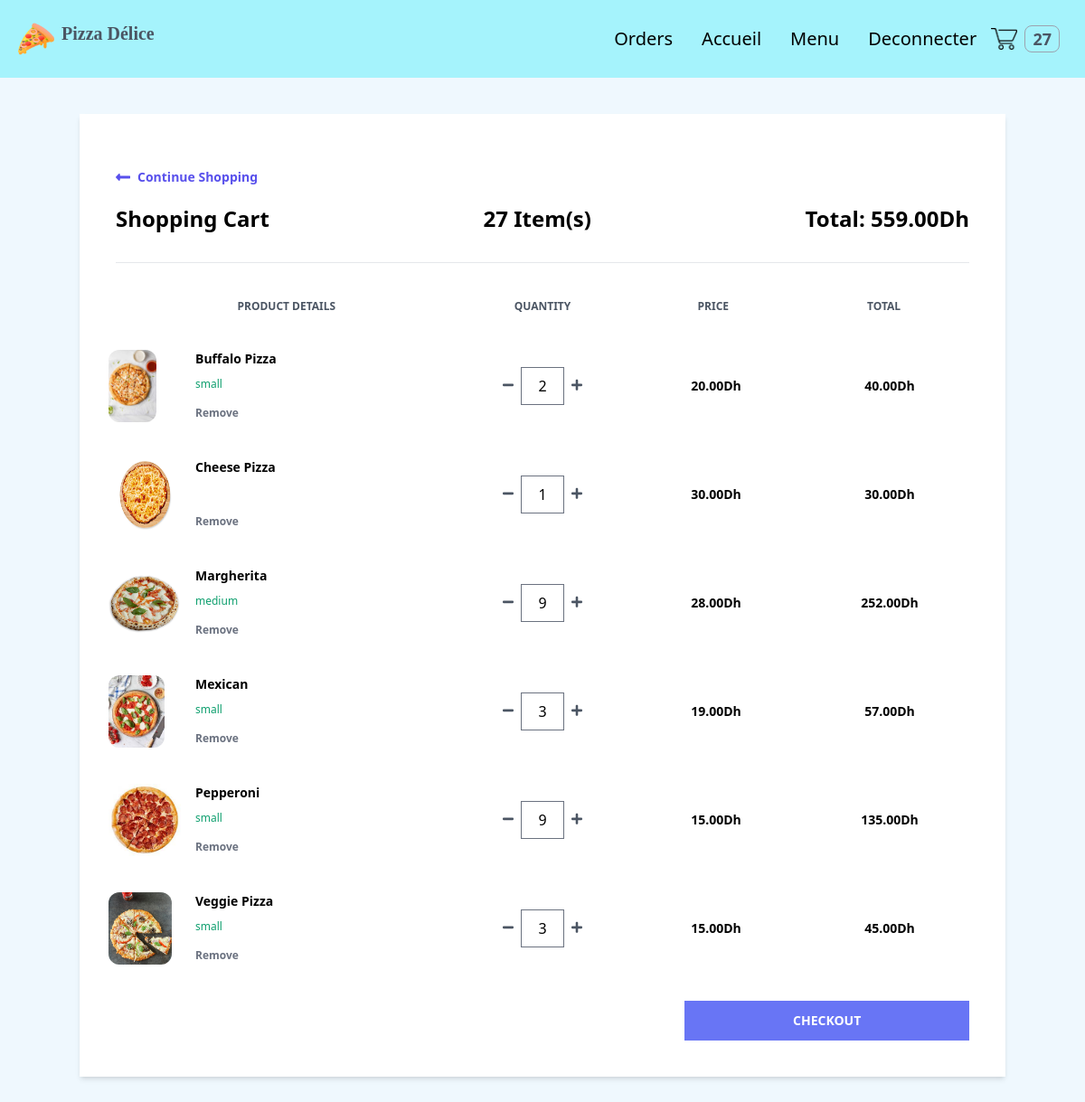
Screenshot of /cart/ (signed in) with the database file from the repository.
### order/models.py (models this page shows, shortened)
class Order(models.Model):
    PAYMENT_CHOICES = (("cash", "cash"), ("online", "online"))
    DELIVERY_CHOICES = (("delivery", "delivery"), ("carryout", "carryout"))
    transaction_id = models.UUIDField(
        primary_key=True, default=uuid.uuid4, editable=True
    )
    customer = models.ForeignKey(Customer, on_delete=models.CASCADE)
    date_ordered = models.DateTimeField(auto_now_add=True)
    date_modified = models.DateTimeField(auto_now=True)
    complete = models.BooleanField(default=False)
    paid = models.BooleanField(default=False)
    payment_method = models.CharField(max_length=10, choices=PAYMENT_CHOICES)
    delivery_method = models.CharField(max_length=10, choices=DELIVERY_CHOICES)
    shipping = models.ForeignKey(
        "ShippingAddress", on_delete=models.SET_NULL, blank=True, null=True
    )
    pickup = models.ForeignKey(
        "PickUpDetail", on_delete=models.SET_NULL, blank=True, null=True
    )
    coupon = models.ForeignKey(
        "Coupon", on_delete=models.SET_NULL, blank=True, null=True
    )
    email = models.EmailField(max_length=70, null=True, blank=True)
    phone = models.CharField(max_length=20, null=True, blank=True)
    @property
    def get_cart_subtotal(self):
        order_items = self.orderitem_set.all()
        total = sum([item.get_total for item in order_items])
        return total
    get_cart_subtotal.fget.short_description = "Subtotal"
    @property
    def get_cart_total(self):
        total = self.get_cart_subtotal
        if self.coupon:
            total = total - self.get_coupon_value
        return total
    get_cart_total.fget.short_description = "Total"
    @property
    def get_cart_items(self):
        order_items = self.orderitem_set.all()
        total = sum([item.quantity for item in order_items])
        return total
    get_cart_items.fget.short_description = "# Items"
    @property
    def get_coupon_value(self):
        if self.coupon:
            if self.coupon.discount_type == "Percent":
                coupon_value = round(
                    self.get_cart_subtotal * self.coupon.discount_amount / 100, 2
                )
            else:
                coupon_value = self.coupon.discount_amount
        else:
            coupon_value = None
        return coupon_value
    get_coupon_value.fget.short_description = "Coupon"

class OrderItem(models.Model):
    product = models.ForeignKey(Product, on_delete=models.CASCADE)
    order = models.ForeignKey(Order, on_delete=models.CASCADE)
    variation = models.ForeignKey(
        ProductVariant, on_delete=models.SET_NULL, blank=True, null=True
    )
    quantity = models.IntegerField(default=0)
    date_added = models.DateTimeField(auto_now_add=True)
    @property
    def get_total(self):
        if self.product.has_variants:
            total = self.variation.price * self.quantity
        else:
            total = self.product.price * self.quantity
        return total
    get_total.fget.short_description = "Total"
    def image_tag(self):
        return mark_safe(
            f'<img src="{self.product.image.url}" width="100" height="100" />'
        )
    image_tag.short_description = "Image"

### store/models.py (models this page shows, shortened)
class Product(models.Model):
    id = models.UUIDField(primary_key=True, default=uuid.uuid4, editable=False)
    name = models.CharField(max_length=100)
    price = models.DecimalField(max_digits=6, decimal_places=2, blank=True, null=True)
    desc = models.TextField(max_length=500, blank=True, null=True)
    image = models.ImageField(blank=True, upload_to="images")
    created_at = models.DateField(auto_now_add=True)
    updated_at = models.DateField(auto_now=True)
    product_category = models.ForeignKey(
        "Category", on_delete=models.CASCADE, null=True, blank=True
    )
    class Meta:
        ordering = ("product_category",)
    def image_tag(self):  # pragma: no cover
        if self.image:
            return mark_safe(f'<img src="{self.image.url}" width="100" height="100" />')
    image_tag.short_description = "Image"
    @property
    def has_variants(self):
        if self.productvariant_set.count() > 0:
            return True
        else:
            return False

class ProductVariant(models.Model):
    title = models.CharField(max_length=100, blank=True, null=True)
    product = models.ForeignKey(Product, on_delete=models.CASCADE)
    size = models.ForeignKey(Size, on_delete=models.CASCADE)
    price = models.DecimalField(max_digits=6, decimal_places=2)

class Size(models.Model):
    name = models.CharField(max_length=20, blank=True, null=True, unique=True)

### order/views.py (the view)
# urls.py: path("cart/", views.cart, name="cart"),
def cart(request):
    try:
        customer = get_customer_or_guest(request)
    except:
        return redirect("store:products")
    customer_order = Order.objects.filter(customer=customer, complete=False)
    if customer_order.exists():
        customer_items = OrderItem.objects.filter(order_id__in=customer_order).order_by(
            "product__name", "-variation__size"
        )
        customer_order = customer_order[0]
    else:
        customer_order, customer_items = None, None
    context = {
        "order": customer_order,
        "items": customer_items,
    }
    return render(request, "order/cart.html", context)

### order/views.py (called while the page is built)
def get_customer_or_guest(request):
    if request.user.is_authenticated:
        customer = request.user.customer
    else:
        customer, created = Customer.objects.get_or_create(
            device=request.COOKIES["device"]
        )
    return customer

### store/context_processors.py (called while the page is built, shortened)
def get_cart_quantity(request):
    if request.user.is_authenticated:
        try:
            customer = request.user.customer
        except:
            number_of_items = 0
    try:
        customer_order = Order.objects.filter(customer=customer, complete=False)[0]
        number_of_items = customer_order.get_cart_items
    except:
        number_of_items = 0
    return {"cart_quantity": number_of_items}

### order/templates/order/cart.html (shortened to what this page needs)
{% extends 'store/base.html' %} {% block content %} {% if not items %}
<div class="container mx-auto mt-10">
  <div class="w-full bg-white p-10 text-center">
    <h2 class="font-bold">Your cart is empty</h2>
    <div>
      <a
        href="{% url 'store:products' %}"
        class="flex font-semibold text-indigo-600 text-sm my-5 w-1/4"
      >
        <svg
          class="fill-current mr-2 text-indigo-600 w-4"
          viewBox="0 0 448 512"
        >
          <path
            d="M134.059 296H436c6.627 0 12-5.373 12-12v-56c0-6.627-5.373-12-12-12H134.059v-46.059c0-21.382-25.851-32.09-40.971-16.971L7.029 239.029c-9.373 9.373-9.373 24.569 0 33.941l86.059 86.059c15.119 15.119 40.971 4.411 40.971-16.971V296z"
          />
        </svg>
        Continue Shopping
      </a>
    </div>
  </div>
</div>
{% else %}
<div class="container mx-auto mt-10">
  <div class="flex flex-col shadow-md my-10">
    <div class="w-full bg-white p-3 md:p-10">
      <a
        href="{% url 'store:products' %}"
        class="flex font-semibold text-indigo-600 text-sm my-5 w-1/4"
      >
        <svg
          class="fill-current mr-2 text-indigo-600 w-4"
          viewBox="0 0 448 512"
        >
          <path
            d="M134.059 296H436c6.627 0 12-5.373 12-12v-56c0-6.627-5.373-12-12-12H134.059v-46.059c0-21.382-25.851-32.09-40.971-16.971L7.029 239.029c-9.373 9.373-9.373 24.569 0 33.941l86.059 86.059c15.119 15.119 40.971 4.411 40.971-16.971V296z"
          />
        </svg>
        Continue Shopping
      </a>
      <div class="flex justify-between border-b pb-8">
        <h1 class="font-semibold text-2xl">Shopping Cart</h1>
        <h2 class="font-semibold text-2xl">{{order.get_cart_items}} Item(s)</h2>
        <h2 class="font-semibold text-2xl">
          Total: {{order.get_cart_subtotal|floatformat:2}}Dh
        </h2>
      </div>
      <div
        class="flex mt-10 mb-5 font-semibold text-center text-gray-600 text-xs uppercase"
      >
        <h3 class="w-2/5">Product Details</h3>
        <h3 class="w-1/5 text-center">Quantity</h3>
        <h3 class="w-1/5 text-center">Price</h3>
        <h3 class="w-1/5 text-center">Total</h3>
      </div>
      {% for item in items %}
      <div class="flex items-center hover:bg-gray-100 -mx-8 px-6 py-5">
        <div class="flex w-2/5">
          <div class="w-20">
            <img
              class="h-20 rounded-xl"
              src="{{item.product.image.url}}"
              alt=""
            />
          </div>
          <div class="flex flex-col justify-between ml-4 flex-grow">
            <span class="font-bold text-sm">{{ item.product.name|title }}</span>
            <span class="text-green-500 text-xs"
              >{{item.variation.size.name}}</span
            >
            <form
              action="{% url 'order:remove-from-cart' item.id %}"
              method="post"
            >
              <button
                type="submit"
                class="font-semibold hover:text-red-500 text-gray-500 text-xs"
              >
                Remove
              </button>
            </form>
          </div>
        </div>
        <div
          class="flex justify-center items-center w-1/5 individual-container"
        >
          <form
            action="{% url 'order:reduce-product-quantity' item.pk %}"
            method="post"
          >
            <button type="submit">
              <svg class="fill-current text-gray-600 w-3" viewBox="0 0 448 512">
                <path
                  d="M416 208H32c-17.67 0-32 14.33-32 32v32c0 17.67 14.33 32 32 32h384c17.67 0 32-14.33 32-32v-32c0-17.67-14.33-32-32-32z"
                />
              </svg>
            </button>
          </form>
          <input
            class="quantity mx-2 border text-center w-12"
            type="number"
            value="{{item.quantity}}"
            min="1"
            oninput="validity.valid||(value='');"
            id="{{item.pk}}"
          />
          <form
            action="{% url 'order:increase-product-quantity' item.pk %}"
            method="post"
          >
            <button type="submit">
            </button>
          </form>
        </div>
        <h1 class="text-center w-1/5 font-semibold text-sm">
          {% firstof item.variation.price item.product.price %}Dh
        </h1>
        <span class="text-center w-1/5 font-semibold text-sm"
          >{{item.get_total|floatformat:2}}Dh</span
        >
      </div>
      {% endfor %}
      <div class="mt-5">
        <form action="{% url 'order:checkout' %}" method="POST">
          <button
            type="submit"
            class="bg-indigo-500 font-semibold hover:bg-indigo-600 py-3 text-sm text-white uppercase w-1/3 flex items-center justify-center ml-auto"
          >
            Checkout
          </button>
        </form>
      </div>
    </div>
  </div>
</div>
{% endif %}
{% endblock %}

### rows the page displays
Order: get_cart_items "27", get_cart_subtotal "559.00"
OrderItem: product.image (picture), product.name "Buffalo Pizza", variation.size.name "small", quantity "2", variation.price "20.00", get_total "40.00"
OrderItem: product.image (picture), product.name "Cheese Pizza", quantity "1", variation+product "30.00", get_total "30.00"
OrderItem: product.image (picture), product.name "Margherita", variation.size.name "medium", quantity "9", variation.price "28.00", get_total "252.00"
OrderItem: product.image (picture), product.name "Mexican", variation.size.name "small", quantity "3", variation.price "19.00", get_total "57.00"
OrderItem: product.image (picture), product.name "Pepperoni", variation.size.name "small", quantity "9", variation.price "15.00", get_total "135.00"
OrderItem: product.image (picture), product.name "Veggie Pizza", variation.size.name "small", quantity "3", variation.price "15.00", get_total "45.00"

### other values shown
{{ cart_quantity }} "27"
